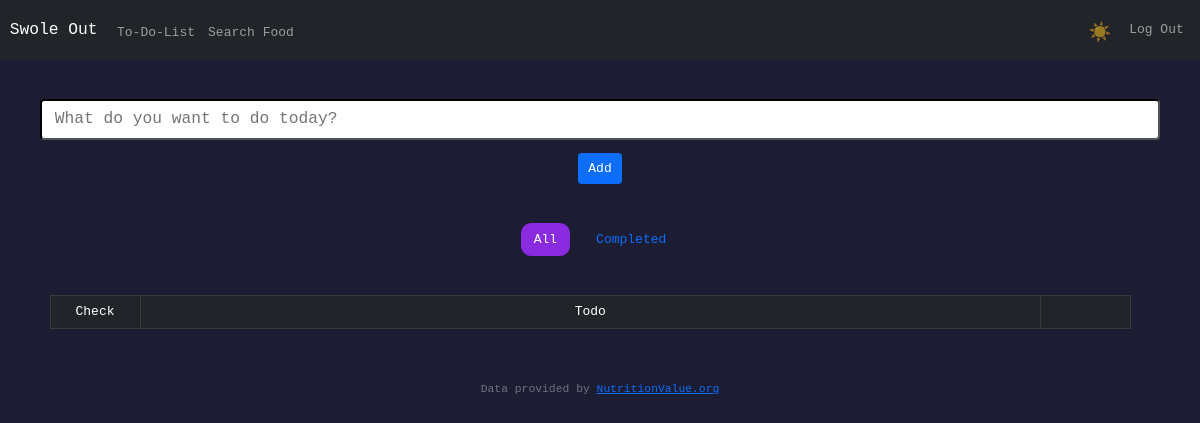
Before: /todolist (signed in) with the older database file.
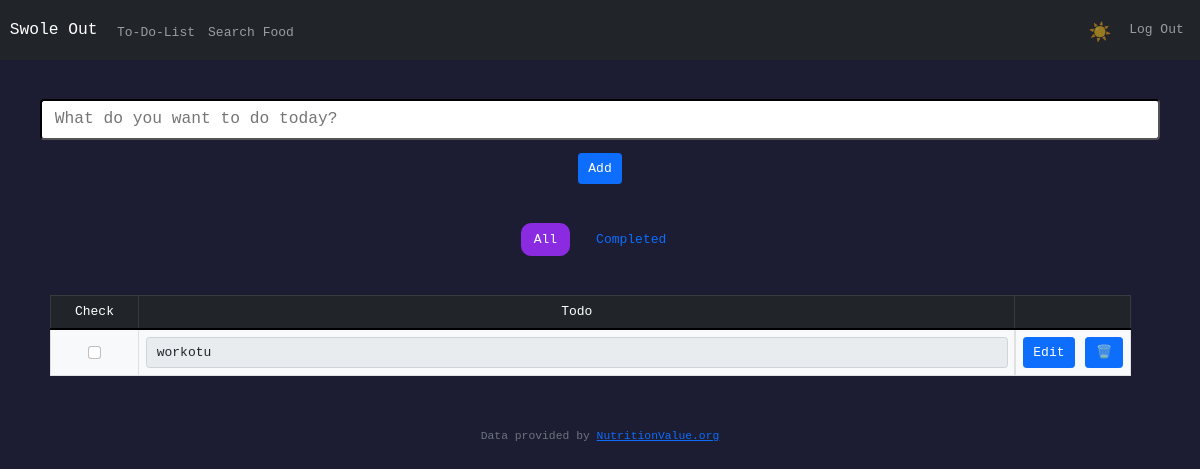
After: the same page with the newer database file.
### tables this page shows
CREATE TABLE todolist (
id INTEGER PRIMARY KEY AUTOINCREMENT NOT NULL,
user_id INT,
todo TEXT NOT NULL,
done TEXT NOT NULL DEFAULT 1,
FOREIGN KEY (user_id) REFERENCES users(id)
);

### app.py (the view)
@app.route("/todolist", methods=["GET", "POST"])
@login_required
def todolist():
    if request.method == "POST":
        todo = request.form.get("todo")
        if todo and not todo.isspace():
            db.execute("INSERT INTO todolist (user_id, todo) VALUES (?, ?)", session["user_id"], todo)
        return redirect("/todolist")
    else:
        todolist = db.execute("SELECT * FROM todolist WHERE user_id = ?", session["user_id"])
        return render_template("todolist.html", todolist=todolist)

### app.py (called while the page is built)
@app.after_request
def after_request(response):
    response.headers["Cache-Control"] = "no-cache, no-store, must-revalidate"
    response.headers["Expires"] = 0
    response.headers["Pragma"] = "no-cache"
    return response

### helpers.py (called while the page is built)
def login_required(f):
    @wraps(f)
    def decorated_function(*args, **kwargs):
        if session.get("user_id") is None:
            return redirect("/login")
        return f(*args, **kwargs)
    return decorated_function

### templates/todolist.html (shortened to what this page needs)
{% extends "layout.html" %}
{% block main %}
    <div class="container">
        <div class="row mb-5">
            <form action="/todolist" method="post">
                <input autocomplete="off" id="todoField" type="text" class="form-control-lg mb-3 border-2 me-3 w-100" name="todo" placeholder="What do you want to do today?" onsubmit="return validateForm()">
                <button class="btn btn-primary" type="submit">Add</button>
            </form>
        </div>
        <div class="d-flex flex-row justify-content-center gap-3 mb-5">
            <a href="/todolist" class="nav-link" id="todolist">All</a>
            <a href="/todo_completed" class="nav-link" id="todo_completed">Completed</a>
        </div>
        <div class="container row">
            <table class="table table-dark table-bordered table-hover">
                <thead>
                    <tr>
                        <td class="col-1">Check</td>
                        <td class="col-10">Todo</td>
                        <td class="col-1"></td>
                    </tr>
                </thead>
                <tbody class="align-middle table-light">
                    <form action="/todo_completed" method="post" id="formTodo">
                    {% for todo in todolist %}
                        <tr>
                            <td>
                                <input class="form-check-input" type="checkbox" value="{{ todo.todo }}" id="checkTodo{{loop.index}}" name="check{{ loop.index }}">
                            </td>
                            <td>
                                <input type="text" name="editInput{{ loop.index }}" class="form-control input" id="editInput{{ loop.index }}" value="{{ todo.todo }}" readonly>
                            </td>
                            <td class="tdButton">
                                <button class="btn btn-primary" id="editButton">Edit</button>
                                <button class="btn btn-primary" type="submit" name="deleteRow" value="{{ todo.todo }}">🗑️</button>
                            </td>
                        </tr>
                    {% endfor %}
                    </form>
                </tbody>
            </table>
        </div>
    </div>
{% endblock %}

Changed rows visible on the page:
added todolist: todo "workotu"
